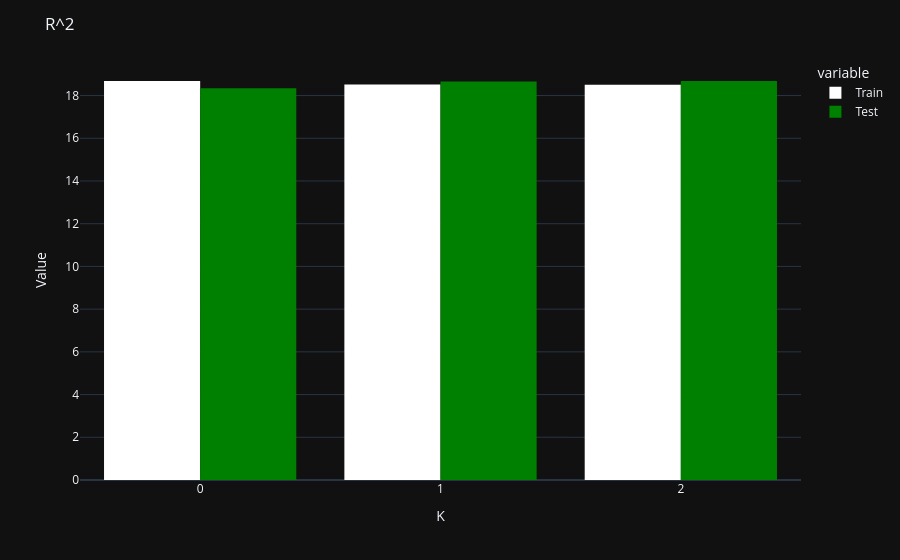
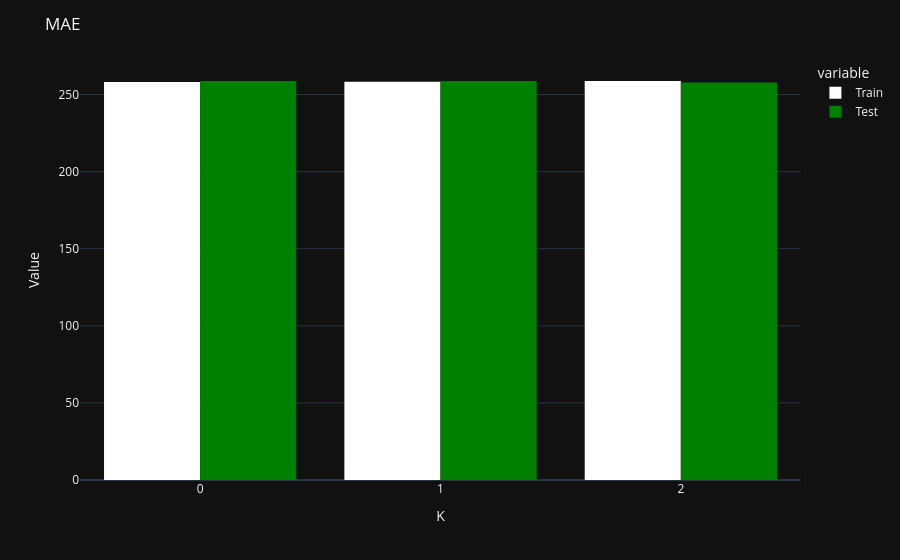

These figures' notebook cell, in order:
### Code cell
get_crossval_report(linear_model, X_train, Y_train)

### Figure 1 — Plotly figure (JSON) as saved in the notebook; plotly's stock layout.template omitted (floating-point values rounded to 4 significant figures)
{"data": [{"alignmentgroup": "True", "hovertemplate": "variable=Train<br>index=%{x}<br>value=%{y}<extra></extra>", "legendgroup": "Train", "marker": {"color": "white", "line": {"width": 0}, "pattern": {"shape": ""}}, "name": "Train", "offsetgroup": "Train", "orientation": "v", "showlegend": true, "textposition": "auto", "type": "bar", "x": [0, 1, 2], "xaxis": "x", "y": [18.68, 18.52, 18.51], "yaxis": "y"}, {"alignmentgroup": "True", "hovertemplate": "variable=Test<br>index=%{x}<br>value=%{y}<extra></extra>", "legendgroup": "Test", "marker": {"color": "green", "line": {"width": 0}, "pattern": {"shape": ""}}, "name": "Test", "offsetgroup": "Test", "orientation": "v", "showlegend": true, "textposition": "auto", "type": "bar", "x": [0, 1, 2], "xaxis": "x", "y": [18.34, 18.65, 18.68], "yaxis": "y"}], "layout": {"bargroupgap": 0, "barmode": "group", "legend": {"title": {"text": "variable"}, "tracegroupgap": 0}, "margin": {"t": 60}, "title": {"text": "R^2"}, "xaxis": {"anchor": "y", "domain": [0, 1], "title": {"text": "K"}}, "yaxis": {"anchor": "x", "domain": [0, 1], "title": {"text": "Value"}}}}

### Figure 2 — Plotly figure (JSON) as saved in the notebook; plotly's stock layout.template omitted (floating-point values rounded to 4 significant figures)
{"data": [{"alignmentgroup": "True", "hovertemplate": "variable=Train<br>index=%{x}<br>value=%{y}<extra></extra>", "legendgroup": "Train", "marker": {"color": "white", "line": {"width": 0}, "pattern": {"shape": ""}}, "name": "Train", "offsetgroup": "Train", "orientation": "v", "showlegend": true, "textposition": "auto", "type": "bar", "x": [0, 1, 2], "xaxis": "x", "y": [258.2, 258.3, 258.7], "yaxis": "y"}, {"alignmentgroup": "True", "hovertemplate": "variable=Test<br>index=%{x}<br>value=%{y}<extra></extra>", "legendgroup": "Test", "marker": {"color": "green", "line": {"width": 0}, "pattern": {"shape": ""}}, "name": "Test", "offsetgroup": "Test", "orientation": "v", "showlegend": true, "textposition": "auto", "type": "bar", "x": [0, 1, 2], "xaxis": "x", "y": [258.8, 258.7, 257.8], "yaxis": "y"}], "layout": {"bargroupgap": 0, "barmode": "group", "legend": {"title": {"text": "variable"}, "tracegroupgap": 0}, "margin": {"t": 60}, "title": {"text": "MAE"}, "xaxis": {"anchor": "y", "domain": [0, 1], "title": {"text": "K"}}, "yaxis": {"anchor": "x", "domain": [0, 1], "title": {"text": "Value"}}}}
